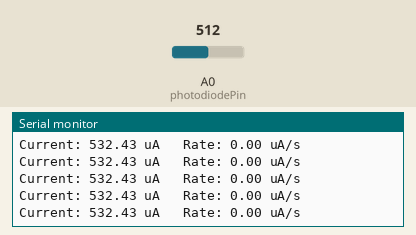
A sketch run on a simulated Arduino Uno, built with avr-gcc and run on an emulated ATmega328P. Parts: the last lines printed to the serial monitor. Inputs (shaded band) come from the test bench; at power-on: A0 (photodiodePin) = 512.

Above: at 1.2 s.
1.3 s: A0 (photodiodePin) set to 555
At 1.35 s:
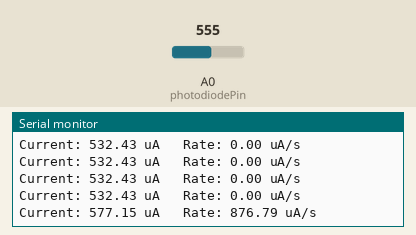
2.8 s: A0 (photodiodePin) set to 575
At 2.83 s:
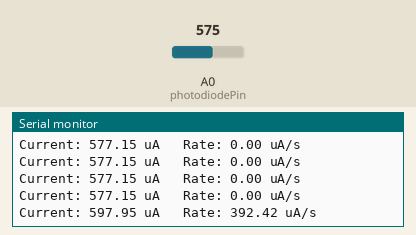
5.8 s: A0 (photodiodePin) set to 616
At 5.8 s:
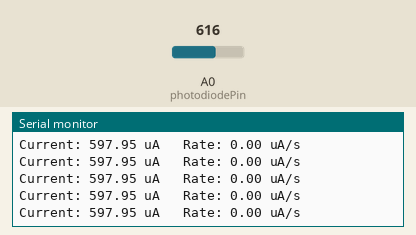
7.3 s: A0 (photodiodePin) set to 642
At 7.34 s:
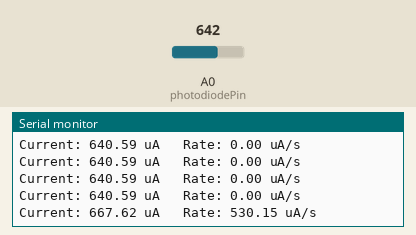
8.8 s: A0 (photodiodePin) set to 685
At 8.83 s:
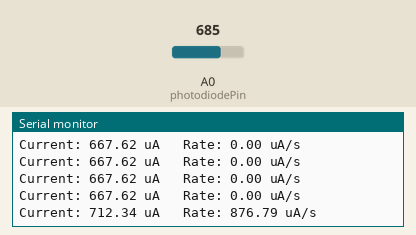
10.3 s: A0 (photodiodePin) set to 704
At 10.31 s:
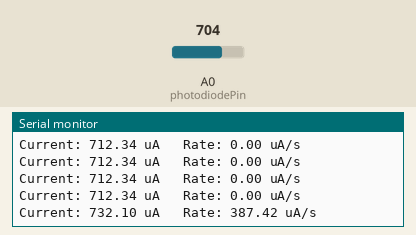
Timing chart, 0 to 13.3 s (numbered marks = the images above; inputs shaded):
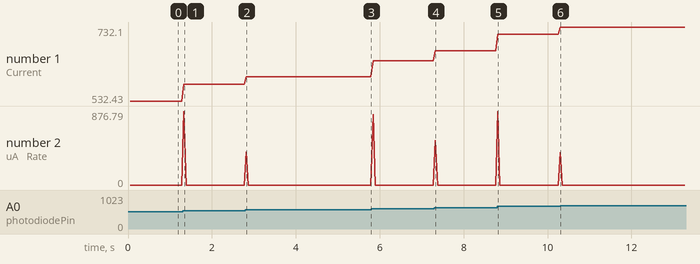

The sketch:

finishedMiniExperiment.ino
```cpp
#include <Stepper.h>

const int stepsPerRevolution = 2048;
Stepper motor(stepsPerRevolution, 8, 10, 9, 11);

const int photodiodePin = A0;

const float resistor = 4700.0;
const float referenceVoltage = 5.0;

const float rateThreshold = 1040.0;

float previousCurrent = 0.0;
unsigned long previousTime = 0;

void setup() {
  Serial.begin(9600);

  motor.setSpeed(10);

  int startingReading = analogRead(photodiodePin);

  float startingVoltage =
      startingReading * (referenceVoltage / 1023.0);

  previousCurrent =
      (startingVoltage / resistor) * 1000000.0;

  previousTime = millis();
}

void loop() {

  int adcReading = analogRead(photodiodePin);

  float voltage =
      adcReading * (referenceVoltage / 1023.0);

  float current =
      (voltage / resistor) * 1000000.0;

  unsigned long currentTime = millis();

  float dt =
      (currentTime - previousTime) / 1000.0;

  if (dt > 0) {

    float currentRate =
        (current - previousCurrent) / dt;

    Serial.print("Current: ");
    Serial.print(current, 2);
    Serial.print(" uA   Rate: ");
    Serial.print(currentRate, 2);
    Serial.println(" uA/s");

    if (currentRate > rateThreshold) {
      motor.step(50);
    }

    previousCurrent = current;
    previousTime = currentTime;
  }

  delay(50);
}
```

Measured:
- after the input at 1.3 s, the serial monitor: prints a new line at once (image 1)
- after the input at 2.8 s, the serial monitor: prints a new line at once (image 2)
- after the input at 7.3 s, the serial monitor: prints a new line at once (image 4)
- after the input at 8.8 s, the serial monitor: prints a new line at once (image 5)
- after the input at 10.3 s, the serial monitor: prints a new line at once (image 6)
- plotted number 1: 532.43 → 577.15 after the input at 1.3 s, 577.15 → 597.95 after the input at 2.8 s, 597.95 → 640.59 after the input at 5.8 s, 640.59 → 667.62 after the input at 7.3 s, 667.62 → 712.34 after the input at 8.8 s
